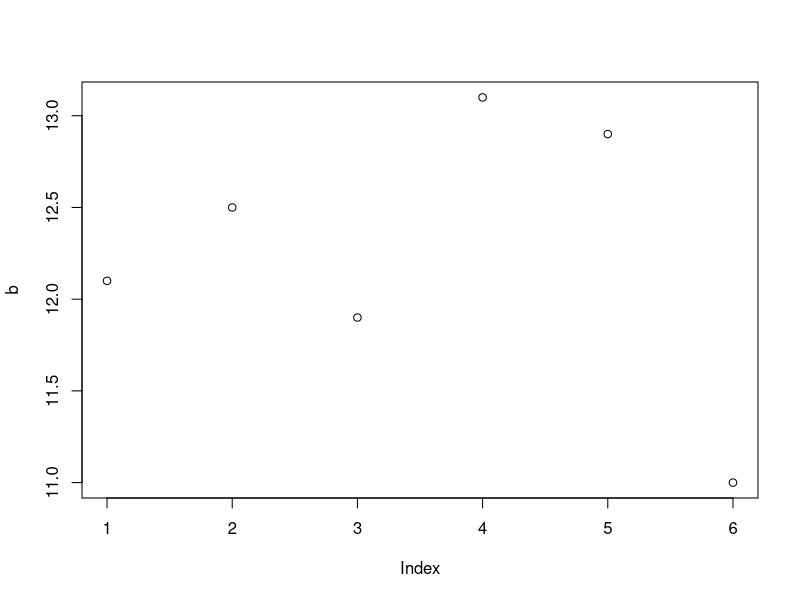

R code for this plot:
a = 1 # a nevű objektum létrehozása
a <- 1 # ugyan az, de az R-es hozzárendelő operátorral
2 > 1 # logikai, relációs operátorok is vannak, mint a matekban eredménye TRUE vagy FALSE
a # obejtum nevet beírva nézhetem az objektum tartalmát
b <- c(12.1,12.5,11.9,13.1,12.9,11) # b objektum több adattal
b # az új vektor tartalmának kiírása
plot(b) # a fenti adatok megjelenítése az index alapján
